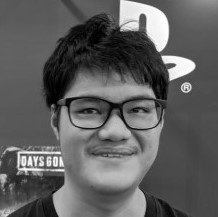
#> input picture result.jpg, 218 x 217 px
$ python skImageTest.py
#> lines starting #> are read from the running program, lines starting #| are printed output that depends on the picture

import  skimage as sk
from skimage import io
import matplotlib.pyplot as plt
import skimage.transform as tr


c = io.imread('result.jpg')
#> c is the input picture: shape (217, 218); min 0, max 255, mean 95.1
io.imshow(c)

bps=[(c>>i)%2 for i in range(8)]
#> bps = 8 items
for i in range(8):
    plt.subplot(3,3,i+1)
    sk.io.imshow(bps[i],cmap='gray')
    plt.axis('off')

x4 = tr.rescale(tr.rescale(c,0.25),4,order =0)
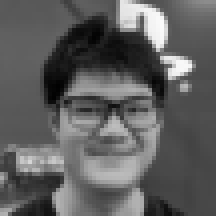
#> x4: shape (216, 216) float64; min 0.00775, max 0.983, mean 0.373
sk.io.imshow(x4)
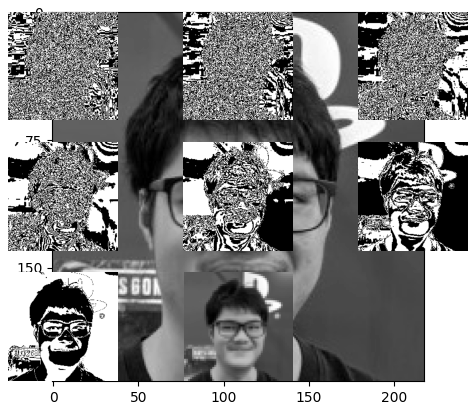
#> figure drawn by matplotlib, 9 panels
